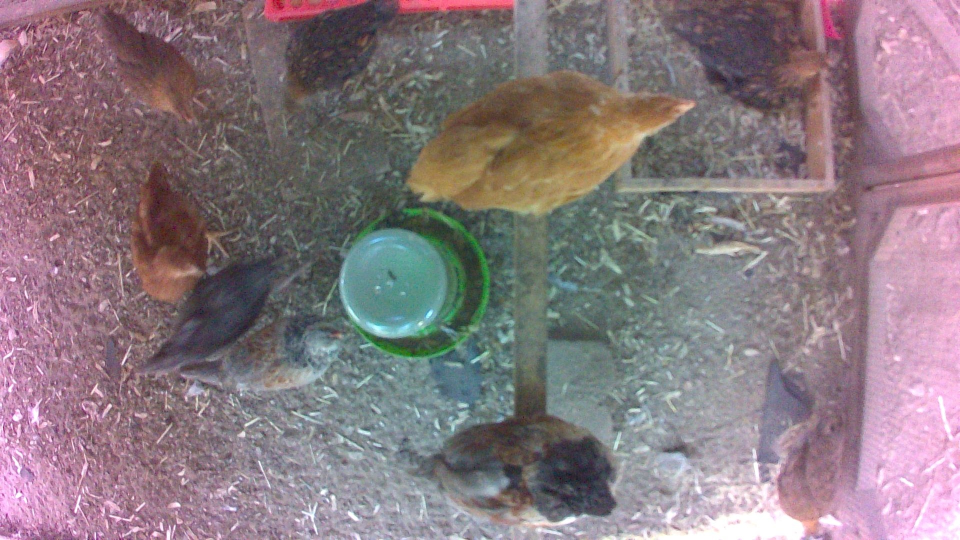
#> input picture notebooks/assets/compression_sample.jpg, 1920 x 1080 px, given in place of bread_t_fix.mp4, which was not available (shown at 1/2 size)
$ jupyter execute EDA.ipynb   (text cells are left out)
#> lines starting #> are read from the running program, lines starting #| are printed output that depends on the picture; after the words box and inside, x2 and y2 are one past the last pixel; in counts of white or black regions, pixels touching at a corner belong together; pictures that were not available may be replaced by others from this repository, and a replacement may not be noted
[cell 1]
import cv2 as cv
import numpy as np
# from matplotlib import pyplot as plt

[cell 2]
cap_therm = cv.VideoCapture('/home/ed/Data/2020-06-13-14-00-00_test/bread/bread_t_fix.mp4')
cap_color = cv.VideoCapture('/home/ed/Data/2020-06-13-14-00-00_test/bread/bread_c_fix.mp4')
fps = 4.5 # Hz
speedup_factor = 1 # allows for quicker iteration
therm_size = (80, 60)
therm_magnif = 5
blur_window = 3
intensity_threshold = 150

dx = 470
dy = 0
wc = 1920
hc = 1080
wt = 80
ht = 60
wtc = 1660 - dx
htc = 955 - dy

[cell 3]
# [17 lines of commented-out code are left out]

[cell 4]
# [26 lines of commented-out code are left out]

[cell 5]
# Prepare windows
cv.namedWindow('therm_raw', cv.WINDOW_NORMAL)
cv.namedWindow('color_raw', cv.WINDOW_NORMAL)
cv.namedWindow('therm_thresh', cv.WINDOW_NORMAL)
cv.resizeWindow('therm_raw', therm_size[0] * therm_magnif,therm_size[1] * therm_magnif)
cv.resizeWindow('color_raw', therm_size[0] * therm_magnif,therm_size[1] * therm_magnif)
cv.resizeWindow('therm_thresh', therm_size[0] * therm_magnif,therm_size[1] * therm_magnif)
cv.moveWindow('therm_raw', 0, 0)
cv.moveWindow('therm_thresh', int(therm_size[0] * therm_magnif * 1.1), 0)
cv.moveWindow('color_raw', int(therm_size[0] * therm_magnif * 2.2), 0)

frames = 0
while(frames<1000):
    # Capture frame-by-frame
    _, frame_therm = cap_therm.read()
#> frame_therm is the input picture: shape (1080, 1920, 3); mean B, G, R 127.7, 121.3, 136.6
    _, frame_color = cap_color.read()

    # Display the resulting frame
    if (frame_therm is not None and frame_color is not None):
        frame_therm = cv.cvtColor(frame_therm, cv.COLOR_BGR2GRAY)
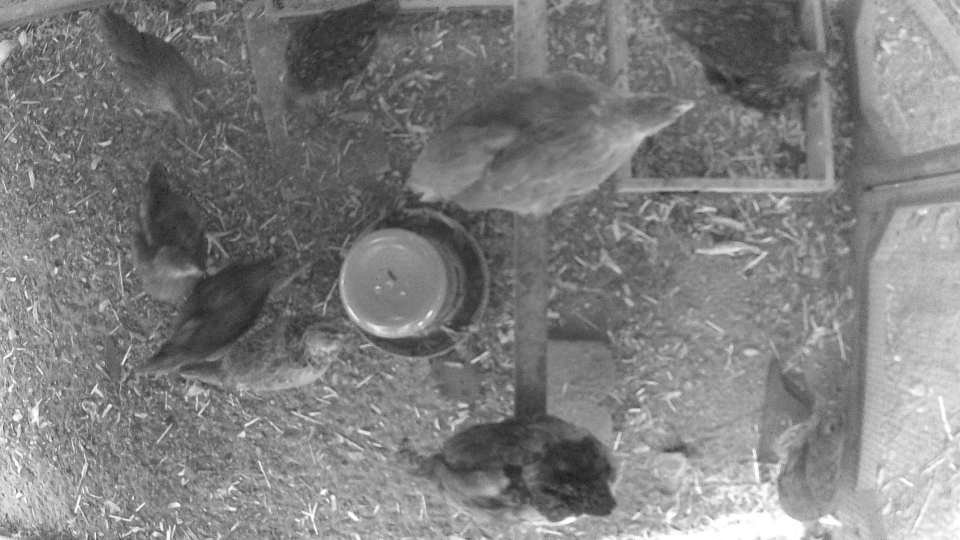
#> frame_therm: shape (1080, 1920) (shown at 1/2 size); min 15, max 255, mean 126.6
        frame_therm = cv.blur(frame_therm, (blur_window, blur_window))
        _, thresh = cv.threshold(frame_therm, intensity_threshold, 255, cv.THRESH_BINARY)
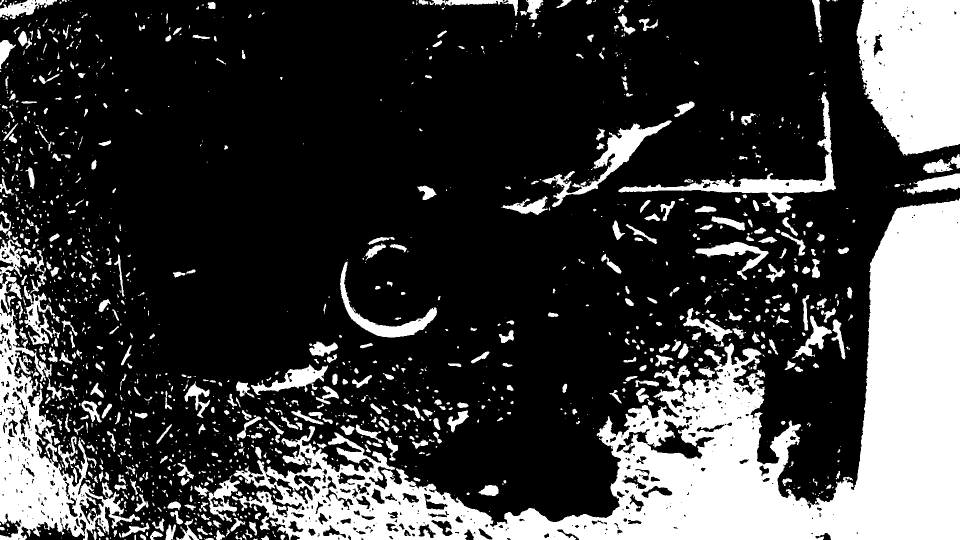
#> thresh: shape (1080, 1920) (shown at 1/2 size); 24.5% white; 1617 white regions (942 under 20 px)
        contours = cv.findContours(thresh, cv.RETR_TREE, cv.CHAIN_APPROX_SIMPLE)[0]
#> contours = 2160 contours, 1406 with area under 20; largest, box (x1, y1, x2, y2) and area: (467, 397, 1920, 1080) 299984, (1713, 0, 1920, 311) 53904, (0, 479, 280, 1080) 46696, (1237, 183, 1672, 426) 10326, (1085, 241, 1344, 414) 6819
        frame_therm = cv.cvtColor(frame_therm, cv.COLOR_GRAY2BGR)
#> frame_therm: shape (1080, 1920, 3)

        frame_color = cv.rectangle(frame_color, (dx, dy), (dx + wtc, dy + htc), (0, 255, 0), 5)
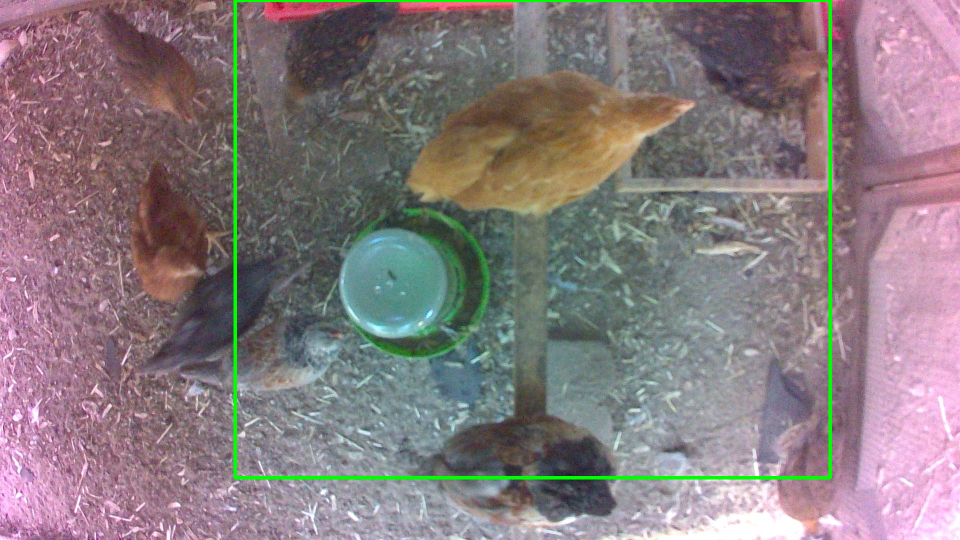
#> frame_color: shape (1080, 1920, 3) (shown at 1/2 size); 1.27% of pixels changed, all inside (x1, y1, x2, y2) = (467, 0, 1664, 959)

        cv.drawContours(frame_therm, contours, -1, (0, 255, 0), 1)
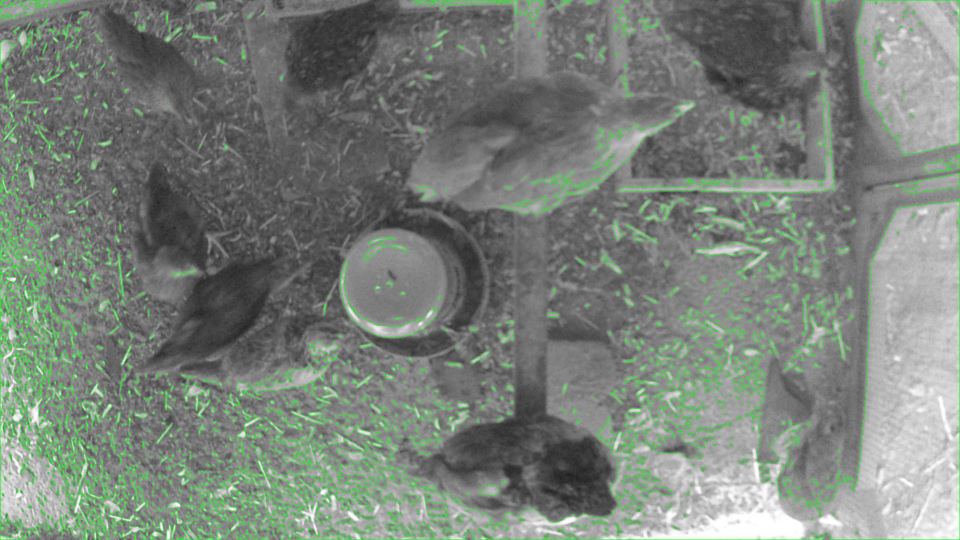
#> frame_therm: shape (1080, 1920, 3) (shown at 1/2 size); mean B, G, R 121.5, 129.8, 121.5
        cv.imshow('therm_raw',frame_therm)
        cv.imshow('therm_thresh',thresh)
        cv.waitKey(int(1000/fps/speedup_factor))
        cv.imshow('color_raw',frame_color)
        frames += 1
    else:
        break

# When everything done, release the capture
cap_therm.release()
cap_color.release()
cv.destroyAllWindows()

$ run again, on notebooks/assets/image_for_color_hist.jpg
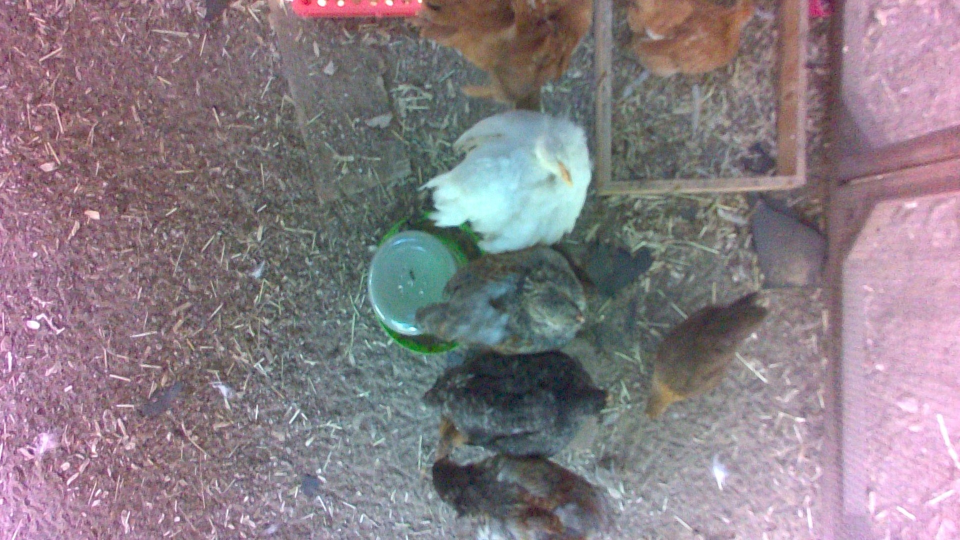
#> input picture notebooks/assets/image_for_color_hist.jpg, 1920 x 1080 px, given in place of bread_t_fix.mp4, which was not available (shown at 1/2 size)
#> frame_therm is the input picture: shape (1080, 1920, 3); mean B, G, R 132.3, 125.1, 136.8
#> `_, thresh = cv.threshold(frame_therm, intensity_threshold, 255, cv.THR..`:
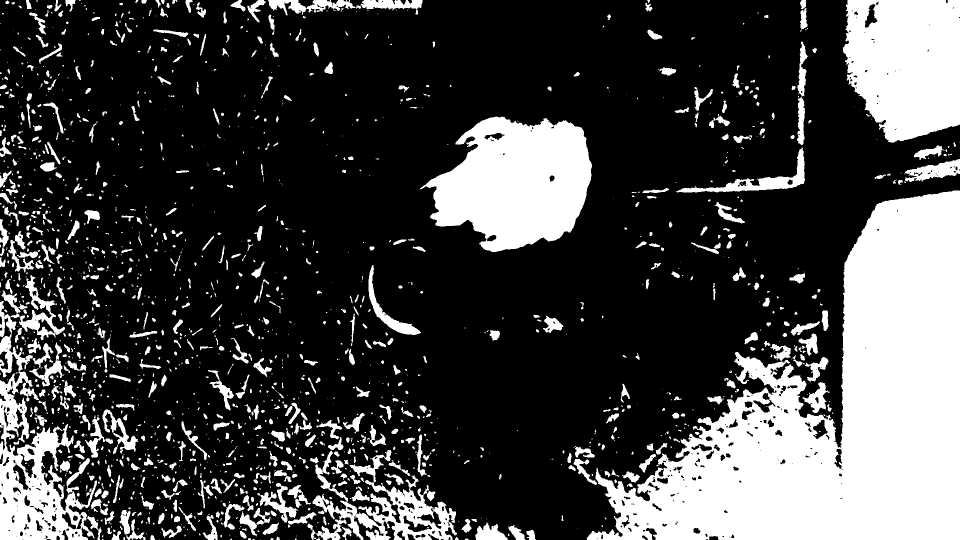
#> thresh: shape (1080, 1920) (shown at 1/2 size); 26.2% white; 1723 white regions (962 under 20 px)
#> contours = 2085 contours, 1333 with area under 20; largest, box (x1, y1, x2, y2) and area: (1173, 381, 1920, 1080) 260162, (840, 233, 1184, 504) 62438, (1686, 0, 1920, 285) 55916, (0, 602, 203, 1080) 34288, (625, 900, 914, 1080) 16403
#> frame_color: shape (1080, 1920, 3); 1.27% of pixels changed, all inside (x1, y1, x2, y2) = (467, 0, 1664, 959)
#> `cv.drawContours(frame_therm, contours, -1, (0, 255, 0), 1)`:
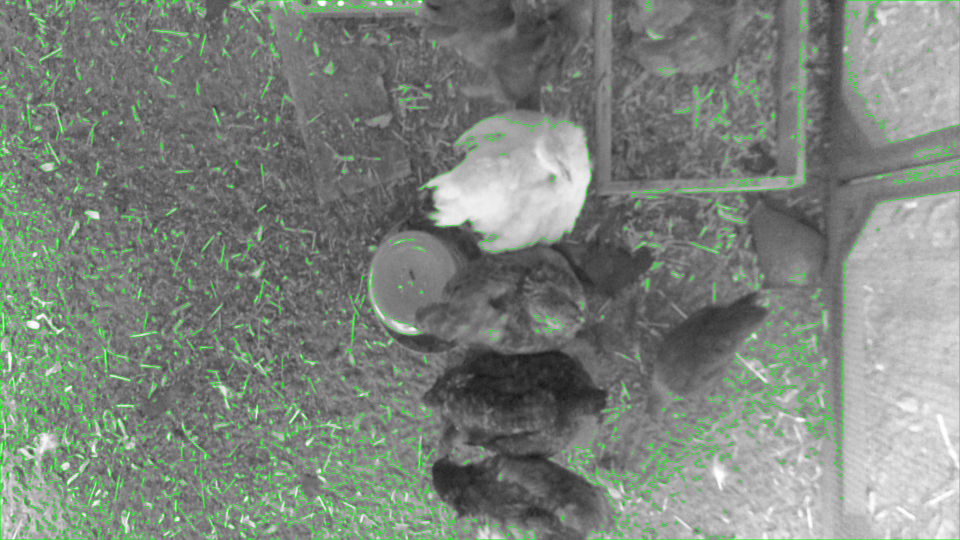
#> frame_therm: shape (1080, 1920, 3) (shown at 1/2 size); mean B, G, R 124.6, 132.5, 124.6

$ run again, on notebooks/assets/pca_color.jpg
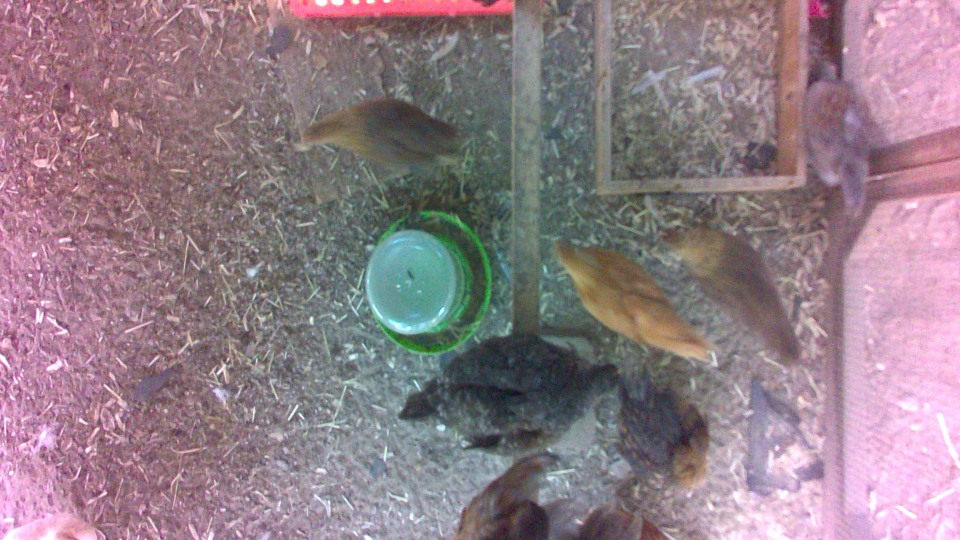
#> input picture notebooks/assets/pca_color.jpg, 1920 x 1080 px, given in place of bread_t_fix.mp4, which was not available (shown at 1/2 size)
#> frame_therm is the input picture: shape (1080, 1920, 3); mean B, G, R 135, 125.8, 145.4
#> `_, thresh = cv.threshold(frame_therm, intensity_threshold, 255, cv.THR..`:
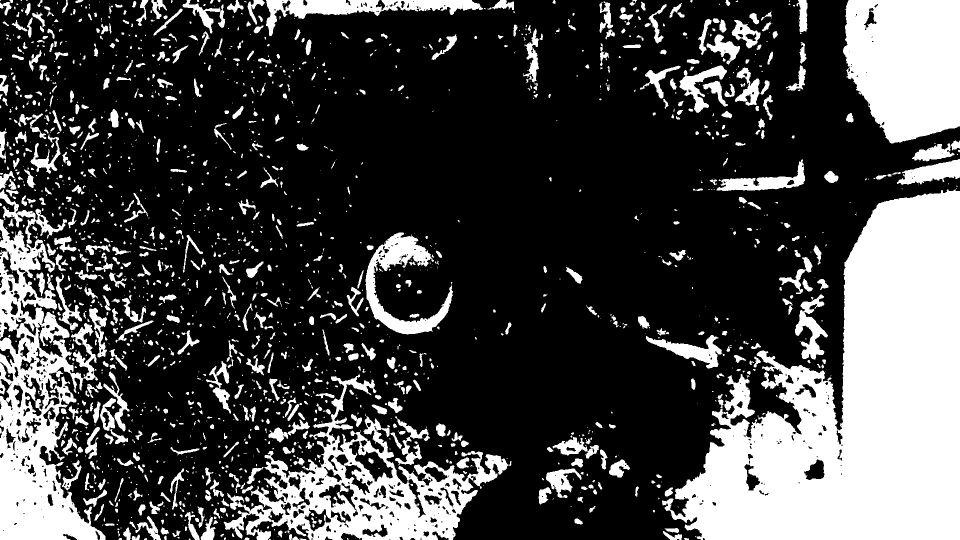
#> thresh: shape (1080, 1920) (shown at 1/2 size); 27.5% white; 1873 white regions (1023 under 20 px)
#> contours = 2337 contours, 1464 with area under 20; largest, box (x1, y1, x2, y2) and area: (1324, 378, 1920, 1080) 236572, (447, 749, 1017, 1080) 67508, (0, 438, 211, 1080) 66774, (1686, 0, 1920, 287) 56134, (731, 465, 906, 669) 10495
#> frame_color: shape (1080, 1920, 3); 1.27% of pixels changed, all inside (x1, y1, x2, y2) = (467, 0, 1664, 959)
#> `cv.drawContours(frame_therm, contours, -1, (0, 255, 0), 1)`:
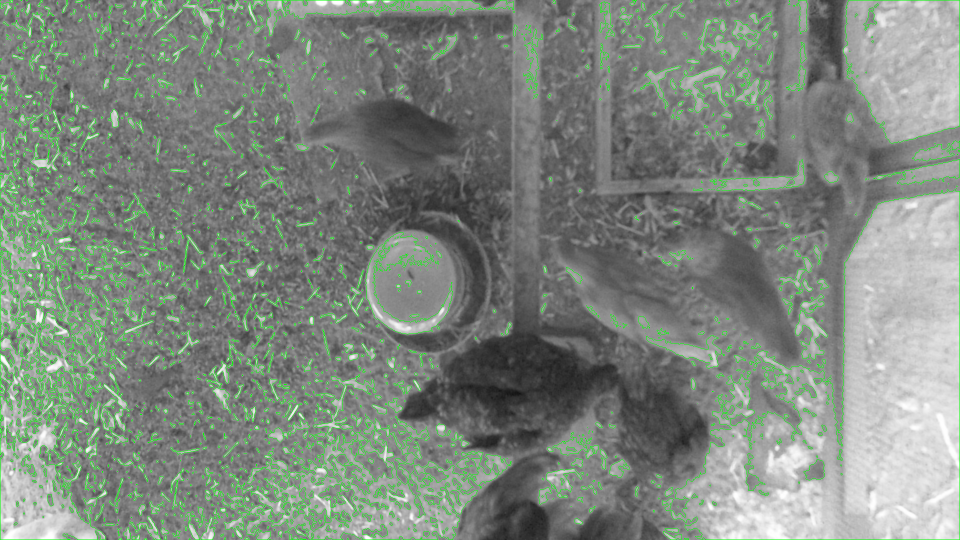
#> frame_therm: shape (1080, 1920, 3) (shown at 1/2 size); mean B, G, R 126.7, 136.4, 126.7
